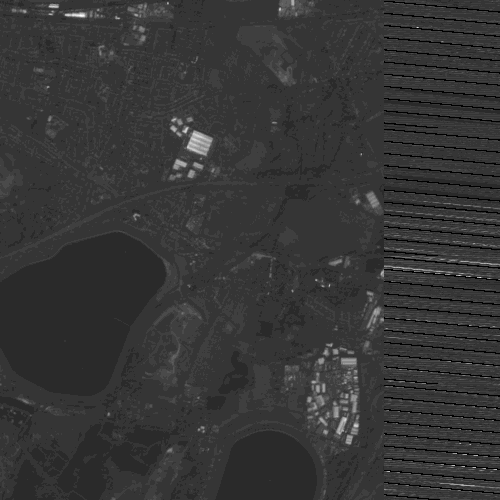
#> input picture data/lidar.tif, 500 x 500 px, given in place of 87226d1a-3f6f-46d4-ac20-aa1b7067e2ea.png, which was not available
$ jupyter execute --allow-errors obj1.ipynb
#> lines starting #> are read from the running program, lines starting #| are printed output that depends on the picture; pictures that were not available may be replaced by others from this repository, and a replacement may not be noted
[cell 1]
import rasterio
import numpy as np
import matplotlib.pyplot as plt

# Path to your LiDAR TIFF file
lidar_path = "/Users/lauriejoslin/Downloads/viridien-htb/viridien-htb/data/20230215_SE2B_CGG_GBR_MS4_L3_BGRN.tif"  # Replace with your file path

# Open the LiDAR file using rasterio
#> (the rest of this cell did not finish here and is left out)

#> (a cell that did not finish here is left out)

[cell 3]
import cv2
import numpy as np
import rasterio
from rasterio.enums import Resampling
import matplotlib.pyplot as plt

#Paths to the images
pan_path = "/mnt/data/87226d1a-3f6f-46d4-ac20-aa1b7067e2ea.png"  # Grayscale (LiDAR) image
ms_path = "/mnt/data/WhatsApp Image 2025-03-01 at 14.26.43.jpeg"  # Multispectral (RGB) image

#Load the panchromatic image (grayscale)
pan_img = cv2.imread(pan_path, cv2.IMREAD_GRAYSCALE).astype(np.float32)
#> pan_img: shape (500, 500) float32; min 0, max 24, mean 5.1

#Load the multispectral (RGB) image
ms_img = cv2.imread(ms_path, cv2.IMREAD_COLOR).astype(np.float32)
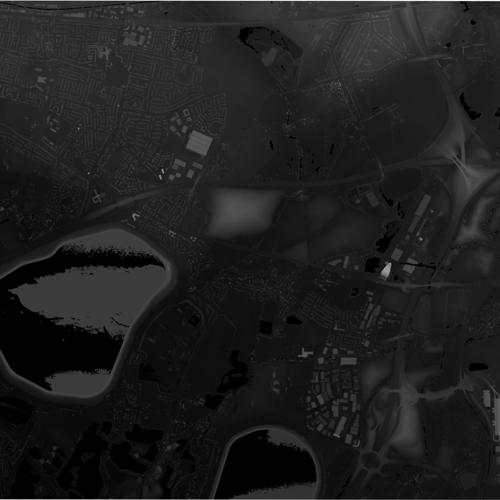
#> input picture data/image_new.jpg, 500 x 500 px, given in place of WhatsApp Image 2025-03-01 at 14.26.43.jpeg, which was not available
#> ms_img: shape (500, 500, 3) float32; min 0, max 245, mean 30.8
ms_img = cv2.cvtColor(ms_img, cv2.COLOR_BGR2RGB)  # Convert BGR to RGB

#Resize multispectral image to match the panchromatic image dimensions
ms_img_resized = cv2.resize(ms_img, (pan_img.shape[1], pan_img.shape[0]), interpolation=cv2.INTER_CUBIC)

#Perform Brovey pan sharpening
sum_rgb = np.sum(ms_img_resized, axis=2, keepdims=True)
sum_rgb[sum_rgb == 0] = 1  # Prevent division by zero
#> sum_rgb: shape (500, 500, 1) float32; min 1, max 735, mean 92.4
pan_sharpened = (ms_img_resized / sum_rgb) * pan_img[:, :, np.newaxis]
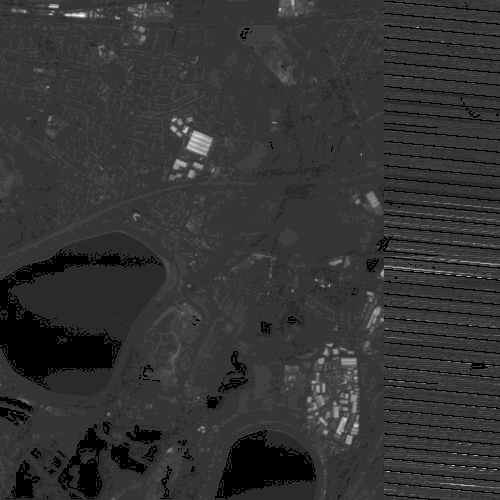
#> pan_sharpened: shape (500, 500, 3) float32; min 0, max 8, mean 1.63; drawn with min black and max white

#Normalize to 0-255 and convert to uint8
pan_sharpened = np.clip(pan_sharpened, 0, 255).astype(np.uint8)
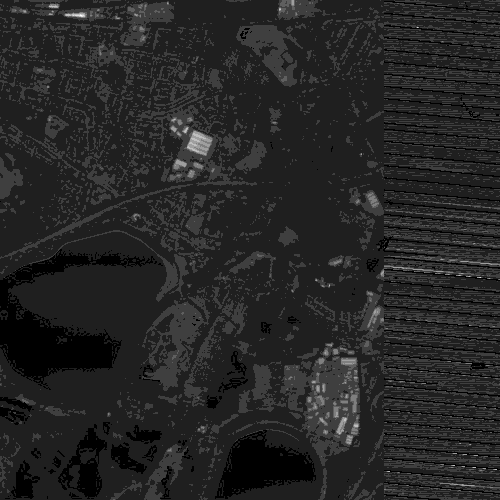
#> pan_sharpened: shape (500, 500, 3); min 0, max 8, mean 1.2; drawn with min black and max white

#Display the result
plt.figure(figsize=(10, 5))
plt.subplot(1, 2, 1)
plt.imshow(ms_img_resized.astype(np.uint8))
plt.title("Original RGB Image")
plt.axis("off")

plt.subplot(1, 2, 2)
plt.imshow(pan_sharpened)
plt.title("Pan-Sharpened Image")
plt.axis("off")
plt.show()
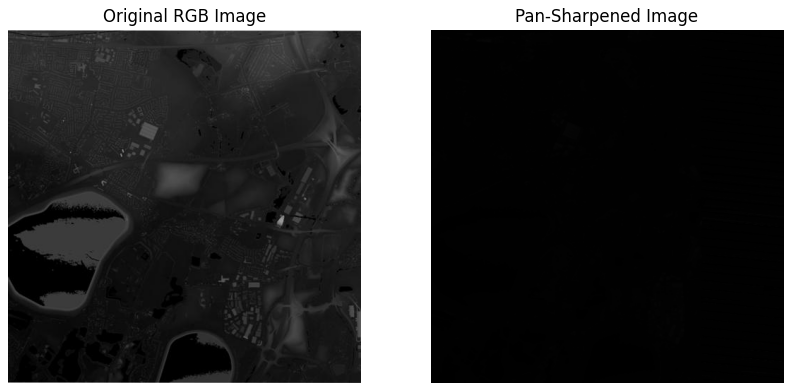
#> figure drawn by matplotlib, 2 panels

#Save the result
output_path = "/mnt/data/pan_sharpened.png"
cv2.imwrite(output_path, cv2.cvtColor(pan_sharpened, cv2.COLOR_RGB2BGR))
print(f"Pan-sharpened image saved at: {output_path}")

[cell 4]
import numpy as np
import rasterio
from skimage.transform import resize
from skimage import img_as_float

# Function to pansharpen using a LiDAR grayscale image
def pansharpen(panchromatic_path, multispectral_path, lidar_path, output_path):
    # Read the panchromatic (PAN) image
    with rasterio.open(panchromatic_path) as pan_src:
        pan_image = pan_src.read(1)
        pan_transform = pan_src.transform
        pan_meta = pan_src.meta

    # Read the multispectral (MS) image (assume the first band is RGB)
    with rasterio.open(multispectral_path) as ms_src:
        ms_image = ms_src.read([1, 2, 3])  # RGB bands, modify if needed
        ms_transform = ms_src.transform

    # Read the LiDAR grayscale image
    with rasterio.open(lidar_path) as lidar_src:
        lidar_image = lidar_src.read(1)
        lidar_transform = lidar_src.transform

    # Resize LiDAR image to match the PAN image resolution
    lidar_resized = resize(lidar_image, pan_image.shape, preserve_range=True, mode='reflect')

    # Normalize the images
    pan_image = img_as_float(pan_image)
    lidar_resized = img_as_float(lidar_resized)

    # Create a simple pansharpening formula:
    # Sharpen multispectral bands using a weighting derived from LiDAR
    weight_factor = lidar_resized / np.max(lidar_resized)  # Normalize LiDAR to be a weight factor

    # Enhance the multispectral bands by the weight factor
    ms_image_enhanced = ms_image * weight_factor

    # Recombine to create the pansharpened image
    pansharpened_image = pan_image * ms_image_enhanced

    # Save the pansharpened image
    pan_meta.update(driver='GTiff', count=3, dtype='float32', nodata=0)
    with rasterio.open(output_path, 'w', **pan_meta) as dest:
        dest.write(pansharpened_image.astype(np.float32))

    print(f"Pansharpened image saved to {output_path}")

# Define your file paths
panchromatic_path = '87226d1a-3f6f-46d4-ac20-aa1b7067e2ea'
multispectral_path = 'data/20230215-SE2B-CGG-GBR-MS3-L3-RGB-preview.jpg'
lidar_path = 'data/20230215_SE2B_CGG_GBR_MS4_L3_BGRN.tif'
output_path = ''

# Call the function
pansharpen(panchromatic_path, multispectral_path, lidar_path, output_path)
#> (the call stopped at in pansharpen, `with rasterio.open(panchromatic_path) as pan_src:`: rasterio is not available in this run)

[cell 5]
import numpy as np
import rasterio
from skimage.transform import resize
from skimage import img_as_float

# Function to pansharpen using a LiDAR grayscale image
def pansharpen(panchromatic_path, multispectral_path, lidar_path, output_path):
    # Read the panchromatic (PAN) image
    with rasterio.open(panchromatic_path) as pan_src:
        pan_image = pan_src.read(1)
        pan_transform = pan_src.transform
        pan_meta = pan_src.meta

    # Read the multispectral (MS) image (assume the first band is RGB)
    with rasterio.open(multispectral_path) as ms_src:
        ms_image = ms_src.read([1, 2, 3])  # RGB bands, modify if needed
        ms_transform = ms_src.transform

    # Read the LiDAR grayscale image
    with rasterio.open(lidar_path) as lidar_src:
        lidar_image = lidar_src.read(1)
        lidar_transform = lidar_src.transform

    # Resize both the LiDAR and multispectral image to match dimensions
    ms_resized = np.array([resize(ms_band, lidar_image.shape, preserve_range=True, mode='reflect')
                           for ms_band in ms_image])  # Resize each MS band
    lidar_resized = resize(lidar_image, ms_resized.shape[1:], preserve_range=True, mode='reflect')  # Resize LiDAR

    # Normalize the images
    ms_resized = img_as_float(ms_resized)
    lidar_resized = img_as_float(lidar_resized)

    # Create a simple pansharpening formula:
    # Sharpen multispectral bands using a weighting derived from LiDAR
    weight_factor = lidar_resized / np.max(lidar_resized)  # Normalize LiDAR to be a weight factor

    # Enhance the multispectral bands by the weight factor
    ms_image_enhanced = ms_resized * weight_factor

    # Recombine to create the pansharpened image
    pansharpened_image = np.sum(ms_image_enhanced, axis=0)  # Sum the enhanced RGB bands for the output

    # Save the pansharpened image
    pan_meta.update(driver='GTiff', count=1, dtype='float32', nodata=0)
    with rasterio.open(output_path, 'w', **pan_meta) as dest:
        dest.write(pansharpened_image.astype(np.float32), 1)

    print(f"Pansharpened image saved to {output_path}")

# Define your file paths
panchromatic_path = '87226d1a-3f6f-46d4-ac20-aa1b7067e2ea'
multispectral_path = 'data/20230215-SE2B-CGG-GBR-MS3-L3-RGB-preview.jpg'
lidar_path = 'data/20230215_SE2B_CGG_GBR_MS4_L3_BGRN.tif'
output_path = 'data/new.tif'

# Call the function
pansharpen(panchromatic_path, multispectral_path, lidar_path, output_path)
#> (the call stopped at in pansharpen, `with rasterio.open(panchromatic_path) as pan_src:`: rasterio is not available in this run)

[cell 6]
import numpy as np
import rasterio
from skimage.transform import resize
from skimage import img_as_float
from PIL import Image

# Function to pansharpen using a LiDAR grayscale image and return as JPG
def pansharpen(panchromatic_path, multispectral_path, lidar_path, output_path):
    # Read the panchromatic (PAN) image
    with rasterio.open(panchromatic_path) as pan_src:
        pan_image = pan_src.read(1)
        pan_meta = pan_src.meta

    # Read the multispectral (MS) image (assume the first band is RGB)
    with rasterio.open(multispectral_path) as ms_src:
        ms_image = ms_src.read([1, 2, 3])  # RGB bands, modify if needed

    # Read the LiDAR grayscale image
    with rasterio.open(lidar_path) as lidar_src:
        lidar_image = lidar_src.read(1)

    # Resize both the LiDAR and multispectral image to match dimensions
    ms_resized = np.array([resize(ms_band, lidar_image.shape, preserve_range=True, mode='reflect')
                           for ms_band in ms_image])  # Resize each MS band
    lidar_resized = resize(lidar_image, ms_resized.shape[1:], preserve_range=True, mode='reflect')  # Resize LiDAR

    # Normalize the images
    ms_resized = img_as_float(ms_resized)
    lidar_resized = img_as_float(lidar_resized)

    # Create a simple pansharpening formula:
    # Sharpen multispectral bands using a weighting derived from LiDAR
    weight_factor = lidar_resized / np.max(lidar_resized)  # Normalize LiDAR to be a weight factor

    # Enhance the multispectral bands by the weight factor
    ms_image_enhanced = ms_resized * weight_factor

    # Recombine to create the pansharpened image
    pansharpened_image = np.sum(ms_image_enhanced, axis=0)  # Sum the enhanced RGB bands for the output

    # Convert the pansharpened image to uint8 format (required for saving as JPEG)
    pansharpened_image = (pansharpened_image * 255).astype(np.uint8)

    # Convert the pansharpened image into an RGB format for saving as JPG
    if pansharpened_image.ndim == 2:  # If it's single band, convert to grayscale
        pansharpened_image = np.stack([pansharpened_image] * 3, axis=-1)

    # Use PIL to save the image as a JPG file
    pil_image = Image.fromarray(pansharpened_image)
    pil_image.save(output_path, format="JPEG")

    print(f"Pansharpened image saved as {output_path}")

# Define your file paths
panchromatic_path = '87226d1a-3f6f-46d4-ac20-aa1b7067e2ea'
multispectral_path = 'data/20230215-SE2B-CGG-GBR-MS3-L3-RGB-preview.jpg'
lidar_path = 'data/20230215_SE2B_CGG_GBR_MS4_L3_BGRN.tif'
output_path = 'data/new.jpg'

# Call the function
pansharpen(panchromatic_path, multispectral_path, lidar_path, output_path)
#> (the call stopped at in pansharpen, `with rasterio.open(panchromatic_path) as pan_src:`: rasterio is not available in this run)
